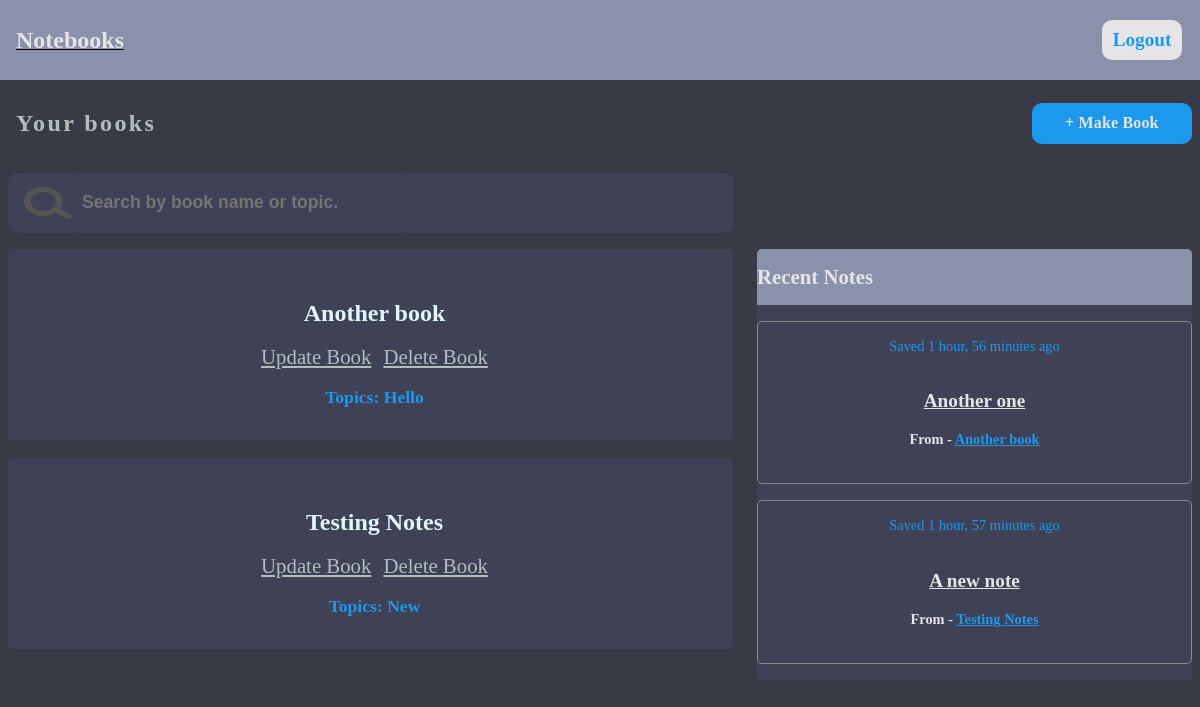
The app's page / (signed in) with its own data.
### base/models.py (models this page shows, shortened)
class Book(models.Model):
  owner = models.ForeignKey(User,on_delete=models.SET_NULL,null=True, blank=True)
  name = models.CharField(max_length=200)
  topic = models.CharField(max_length=200, null=True)
  updated = models.DateTimeField(auto_now=True)
  created = models.DateTimeField(auto_now_add=True)
  class Meta:
    ordering = ['-updated','-created']
  def __str__(self):
    return self.name

class Note(models.Model):
  user = models.ForeignKey(User, on_delete=models.CASCADE,null=True)
  title = models.CharField(max_length=200)
  body = models.TextField(null=True, blank=True)
  book = models.ForeignKey(Book,on_delete=models.CASCADE,null=True, blank=True)
  created = models.DateTimeField(auto_now_add=True)
  updated = models.DateTimeField(auto_now = True)
  class Meta:
    ordering = ['-updated','-created']

### base/views.py (the view)
# urls.py: path('',views.home,name="home"),
@login_required(login_url='/login')
def home(request):
  q = request.GET.get('q')if request.GET.get('q')!=None else ''
  user_books = Book.objects.filter(owner = request.user)
  books = user_books.filter(
    Q(topic__icontains=q)|
    Q(name__icontains=q)
  )
  notes = Note.objects.filter(
  Q(book__topic__icontains=q)|
  Q(book__name__icontains=q)
  ).order_by('-created')[0:5]
  context = {'books':books,'notes':notes}
  return render (request,'base/home.html',context)

### base/templates/base/home.html
{%extends 'main.html'%}
{%block content%}
<div>
  <div class = "head_div">
    <div class = "head_sub_div">
      <h2 class = "home_title">Your books</h2>
      <a class = "home_button" href = "{% url 'create_book' %}">+ Make Book</a>
    </div>
    <div>
      {%include 'base/search.html'%}
    </div>
  </div>
  <div class = "home_body_parent">
    <div class = "home_body">
    {%include 'base/books.html'%}
    </div>
    <div class = "home_side_main">
       <h2 class = "home_side_title">Recent Notes</h2>
      {%include 'base/recent_notes.html'%}
    </div>
  </div>
</div>
{%endblock%}

### base/templates/base/books.html
{%for book in books%}
<div class = "home_book">
  <h3><a class = "home_book_title" href = "{%url 'book' book.id%}">{{book.name|truncatechars:50}}</a></h3>
    <a class = "home_tag" href="{%url 'update_book' book.id%}">Update Book</a>
    <a class = "home_tag" href="{%url 'delete_book' book.id%}">Delete Book</a>
    <br/>
    <br/>
    <small class = "home_topic">Topics: {{book.topic}}</small>
</div>
{%endfor%}

### base/templates/base/recent_notes.html
{%for note in notes%}
  {%if note.book.owner == request.user%}
    <div class = "recent_notes_main">
      <div class = "recent_notes_nest">
        <div class = "recent_notes_time_sub">
          <span class = "recent_notes_time">
            Saved {{note.created|timesince}} ago
          </span>
        </div>
        <div class = "recent_notes_body_sub">
         <h3 class =  "recent_notes_title">
            <a class = "recent_notes_tag_name" href = "{%url 'note' note.id%}">
            {{note.title|truncatechars:25}}</a>
          </h3>
          {%if note.book%}
          <h4 class = "recent_notes_book"> From -
            <a class = "recent_notes_tag" href = "{%url 'book' note.book.id%}">{{note.book|truncatechars:25}}
            </a>
          </h4>
        </div>
      </div>
      {%endif%}
    </div>
  {%endif%}
{%endfor%}

### static/styles/styles.css (style rules this page uses)
:root { --color-main: #1c99ec; --color-main-hover:rgb(73, 172, 238); --color-main-light: #e1f6fb; --color-dark: #3f4156; --color-dark-medium: #383b46; --color-dark-light: #8a91ab; --color-light: #e5e5e5; --color-gray: #8b8b8b; --color-light-gray: #b2bdbd; --color-bg: #2d2d39; --color-success: #5dd693; --color-success-hover: #7ecfa2; --color-error: #fc4b0b; }
body { background-color: var(--color-dark-medium); padding:0; top:0 !important; max-width:100vw !important; overflow-x: hidden !important; }
a { color:inherit; text-decoration:none; }

### static/styles/home.css (style rules this page uses)
.head_div { width:100%; margin-bottom:1rem; display:flex; flex-direction: column; justify-content: center }
.head_sub_div { width:100%; display:flex; justify-content: space-between; }
.home_body { display:flex; flex-direction: column; text-align: center; }
.home_body_parent { display:grid; grid-template-columns: 2.5fr 1.5fr; grid-gap:1.5rem; }
.home_title { color:var(--color-light-gray); letter-spacing: 0.15rem; margin-left:0.5rem; font-size:1.5rem; }
.home_button { background-color: var(--color-main); color:var(--color-light); width:10rem; height:2.5rem; line-height:2.5rem; font-size:1rem; font-weight: bold; border-radius:10px; letter-spacing:0.01rem; text-align: center; padding:0.01rem; align-self: center; }
.home_book { background-color: var(--color-dark); margin-bottom:1.1rem; border-radius:5px; padding:2rem; }
.home_book_title { color:var(--color-main-light); margin-left:0.5rem; font-size:1.5rem; min-width:100%; }
.home_tag { color:var(--color-light-gray); text-decoration: underline; font-size:1.3rem; margin-left:0.5rem; }
.home_topic { color:var(--color-main); text-decoration: none; margin-left:0.5rem; font-size:1.1rem; font-weight: bold; }
.home_side_main { background-color: var(--color-dark); height:100%; width:100%; text-align: center; display:flex; flex-direction: column; justify-content: flex-start; border-radius:5px; }
.home_side_title { background-color: var(--color-dark-light); color:var(--color-light); margin-top:0; top:0; left:0; width:100%; height:3.5rem; line-height:3.5rem; text-align:left; border-radius:5px 5px 0px 0px; margin-bottom:1rem; font-size: 1.3rem; }
.recent_notes_main { display: flex; flex-direction: column; justify-content: space-between; }
.recent_notes_nest { margin-top:0; border:0.1px solid var(--color-gray); margin-bottom:1rem; padding:1rem; border-radius:5px; }
.recent_notes_time_sub { display:flex; align-items:flex-end; justify-content:right; width:100% !important; }
.recent_notes_time { font-size:0.9rem; width:100%; color:var(--color-main); margin-bottom:1rem; margin-top:0; }
.recent_notes_title { color:var(--color-light); font-size: 1.2rem; font-weight:bold; }
.recent_notes_book { color:var(--color-light); font-size:0.9rem; }
.recent_notes_tag_name { color:var(--color-light); text-decoration:underline; }
.recent_notes_tag { color:var(--color-main); text-decoration: underline; text-decoration-thickness: 1px; }

### records on screen
Book: name "Another book", topic "Hello"
Book: name "Testing Notes", topic "New"
Note: created "1 hour, 56 minutes", title "Another one", book "Another book"
Note: created "1 hour, 57 minutes", title "A new note", book "Testing Notes"
